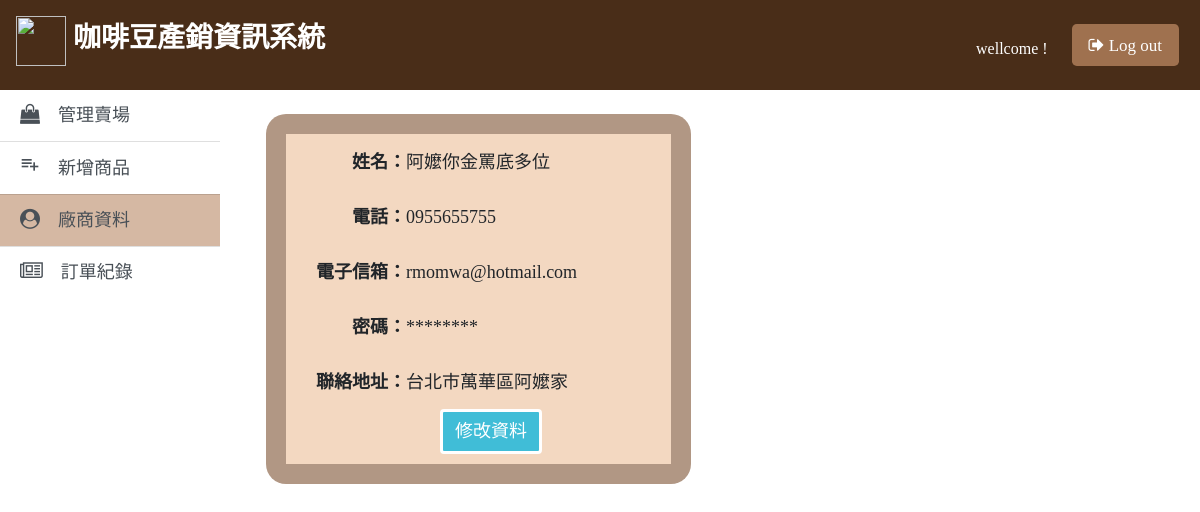
Screenshot of /php/info_com.php (signed in) with the database file from the repository.
### tables this page shows
create table company
	(com_ID               numeric(5,0),
          com_name          varchar(20),
          com_password   varchar(20) NOT NULL,
          com_phone         varchar(10),
          com_address      varchar(50),
          com_email          varchar(50) NOT NULL unique,
          primary key (com_ID)
	);

### php/config.php (called while the page is built, shortened)
<?php
$cookie_id = $_COOKIE['cookie_id'];
?>

### php/info_com.php (the view, shortened to what this page needs)
<!DOCTYPE html>
<html>
<head>
    <link rel="stylesheet" href="https://cdnjs.cloudflare.com/ajax/libs/font-awesome/4.7.0/css/font-awesome.min.css">
    <link rel="stylesheet" href="https://maxcdn.bootstrapcdn.com/bootstrap/4.0.0/css/bootstrap.min.css">
</head>
<body style=" font-family: 微軟正黑體;">
    <div class="row no-gutters">
        <div class="col-xs-12 col-sm-12 col-md-12 col-lg-12">
          <nav class="navbar " style="height:90px; background-color: #492D18">
            <a class="navbar-brand" style="color: white;">
              <h3><img src="https://image.flaticon.com/icons/svg/1588/1588922.svg" style="height:50px;width:50px"> <b> 咖啡豆產銷資訊系統</b></h3>
              <ul class="nav navbar-nav">
                <li>
                  <a data-toggle="tab">
                    <span style="color: white">wellcome !</span>
                  </a>
                  <a href="logout.php" class="btn btn-lg" style="height: 42px;font-size: 17px;margin: 0px 5px 10px 20px;background-color: #9F714F;color:white">
                    <span class="fa fa-sign-out"></span> Log out
                  </a>
                </li>
              </ul>
            </a>
          </nav>
        </div>
        <div class="col-xs-2 col-sm-2 col-md-2 col-lg-2">
            <div class="list-group list-group-flush" style="width:110%; font-size: 18px;">
              <a href="shop_com.php" class="list-group-item list-group-item-action" ><i class="fa fa-shopping-bag" style="font-size:20px"></i>　管理賣場</a>
              <a href="create_pro.php" class="list-group-item list-group-item-action"><i class="material-icons" style="font-size:20px">playlist_add</i>　新增商品</a>
              <a href="info_com.php" class="list-group-item list-group-item-action" style="background-color: #D5B8A3"><i class="fa fa-user-circle" style="font-size:20px"></i>　廠商資料</a>
              <a href="rec_com.php" class="list-group-item list-group-item-action"><i class="fa fa-newspaper-o" style="font-size:20px"></i>　訂單紀錄</a>
            </div>
        </div>
    <div class="px-5 mt-4 col-xs-10 col-sm-10 col-md-10 col-lg-10">
      <?php
        require('config.php');
        $conn = new mysqli($db_host, $db_user, $db_pass, $db_name);
        $sql = "SELECT * FROM company WHERE com_ID='{$cookie_id}'";
        $result = $conn->query($sql);
        if ($result->num_rows > 0) {
          while ( $row = mysqli_fetch_array ( $result ,MYSQLI_ASSOC))
          {
             echo "
             <div class='frame'>
                <div class='state'>
                  <b>　　姓名：</b>".$row["com_name"]."</div><br>
                <div class='state'>
                  <b>　　電話：</b>".$row["com_phone"]."</div><br>
                <div class='state'>
                  <b>電子信箱：</b>".$row["com_email"]."</div><br>
                <div class='state'>
                  <b>　　密碼：</b>********</div><br>
                <div class='state'>
                  <b>聯絡地址：</b>".$row["com_address"]."</div><br>
                <div class='state s2'>
                  <button type='button' class='bt btn btn-info' onclick='shownew();'>修改資料</button>
                </div>
              </div>
                <div id=show class='frame'>
                  <form method='post' action='do_update.php'>
                  <div class='state'>
                    <b>　　姓名：</b><input name='name' style='width:250px' value=".$row["com_name"].">
                  </div><br>
                  <div class='state'>
                    <b>　　電話：</b><input name='phone' style='width:250px' value=".$row["com_phone"].">
                  </div><br>
                  <div class='state'>
                    <b>電子信箱：</b><input name='email' style='width:250px' value=".$row["com_email"].">
                  </div><br>
                  <div class='state'>
                    <b>　　密碼：</b><input name='password' style='width:250px' value=".$row["com_password"].">
                  </div><br>
                  <div class='state'>
                    <b>聯絡地址：</b><input name='address' style='width:250px' value=".$row["com_address"].">
                  </div><br>
                  <div class='state s2'>
                    <input type='submit' class='bt btn btn-info' value='確認修改' />
                  </div></form>
                </div>
              ";
          }
        }
        else
        {
          echo "<p align='center' style='color:#B19784;font-size:30px'><b>沒有資料</b></p>";
        }
      ?>
  </div>
</body>
</html>

### php/info_com.php (style rules this page uses)
* { font-family:微軟正黑體; }
.state { display: inline-block; margin-left: auto; margin-right: auto; width:100%; font-size:18px; height:55px; padding:15px 0px 15px 30px; background-color:#F3D8C1; }
.frame { display: inline-block; background-color: #B19784; border-radius: 20px; padding: 20px; width:47%; margin-left: 2% }
.state.s2 { padding:0px; padding-left: 40%; }
.bt { background-color:#40BDD7; border:3px white solid; font-size:18px; }

### rows the page displays
company: com_name "阿嬤你金罵底多位", com_phone "0955655755", com_email "rmomwa@hotmail.com", com_address "台北市萬華區阿嬤家"
